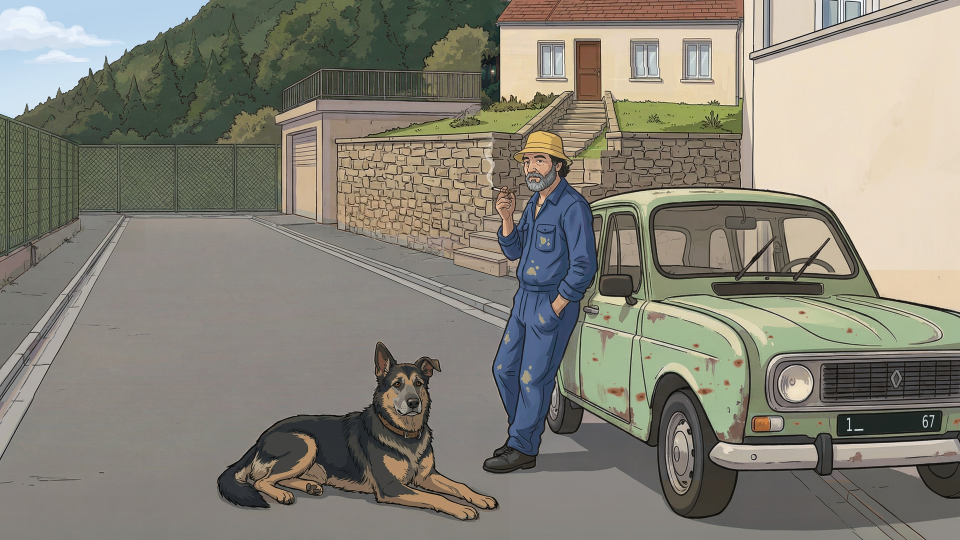
#> input picture assets/storyboards/a-valider/p02/p02-v26-maison-parallele.png, 1920 x 1080 px (shown at 1/2 size)
$ python p02_v27.py
#> lines starting #> are read from the running program, lines starting #| are printed output that depends on the picture; pictures that were not available may be replaced by others from this repository, and a replacement may not be noted
### tools/p02_v10.py
#!/usr/bin/env python3
"""P02 v10 = la v9 avec les deux rectifications demandées le 15/10 après la v8 (écartée) :

  « la colline était beaucoup trop basse il va falloir rectifier — le jardin qui fait colline alors qu'il est au
    même niveau que la terrasse juste un poil plus bas »

1. colline : nettement plus haute que dans la v8 (la crête part du bord gauche vers le tiers supérieur et sort par
   le haut de l'image au-dessus de la terrasse) ; il reste un coin de ciel bleu en haut à gauche — le bleu de la
   retouche (trop saturé, cyan) est ramené à celui du ciel de P01, son vert à celui de la colline de la v9 ;
2. jardin : PLAT, au niveau de la terrasse du garage (juste un peu plus bas), tenu par un haut mur de soutènement
   en pierre le long du trottoir ; l'escalier part du trottoir, monte tout droit jusqu'à la porte de la maison et
   coupe le jardin en deux moitiés (pelouse et arbustes).

Méthode : retouches IA sur des recadrages de la v9 (p02/work/v10-ia-colline-2.png — v10-ia-colline.png, 1er essai
écarté : crête encore trop basse à gauche, jusqu'au grillage ; v10-ia-jardin-2.png, faite avec la disposition de
l'escalier de la v8 comme modèle — v10-ia-jardin.png, 1er essai écarté : escalier en biais tout à droite, jardin pas
coupé en deux) ; le jardin est recalé sur la v9 (ECC, agrandissement de 0,9 %) ; collage par
coupe de graphe (p02_v8.coupe_graphe) ; Jeannot et la 4L de la v9 restent au pixel près.
3. pied du mur : sous le nouveau mur restaient l'ancien pilier, la grille de l'ancien portail et des marches de la v9
   (x ≈ 880–1010, y ≈ 400–565, à gauche de Jeannot) ; retouche IA v10-ia-pied.png (recadrage x 620–1260,
   y 330–690 ×2 de la composition 1+2) : le mur descend jusqu'au trottoir et les premières marches de l'escalier
   partent du trottoir ; seule cette zone est collée (coupe de graphe), après recalage et accord des couleurs sur
   le mur actuel (ses pierres sortaient plus jaunes).

Contrôle obligatoire (bleu du ciel de P01 : --palette P01) :
  python3 tools/controle_retouche.py p02-v9-lumiere.png p02-v10-colline-jardin.png \\
      --zones "<voir ZONES affichées>" --plan P02 --sortie p02-v10-controle.jpg \\
      --palette assets/storyboards/a-valider/p01/p01-v33-net.png

Usage : python3 tools/p02_v10.py [SORTIE] [--coupes IMG]
"""
import sys
from pathlib import Path

import cv2
import numpy as np
from PIL import Image

sys.path.insert(0, str(Path(__file__).resolve().parent))
import p02_v6  # noqa: E402  (silhouette de Jeannot)
import p02_v7  # noqa: E402  (silhouette de la 4L)
import p02_v8  # noqa: E402  (coupe de graphe, zones sûres du ciel)

ROOT = Path(__file__).resolve().parents[1]
DOSSIER = ROOT / "assets/storyboards/a-valider/p02"
TRAVAIL = DOSSIER / "work"
SRC = DOSSIER / "p02-v9-lumiere.png"
V5 = DOSSIER / "p02-v5-plaque-rouille.png"
SORTIE = DOSSIER / "p02-v10-colline-jardin.png"

CC = (0, 0, 1067, 600)          # recadrage « colline »
CJ = (620, 0, 1508, 500)        # recadrage « jardin »
PORTE = (1112, 62, 1172, 194)   # porte de la maison au haut de l'escalier (nouvelle)
CP = (620, 330, 1260, 690)      # recadrage « pied du mur »
P01 = ROOT / "assets/storyboards/a-valider/p01/p01-v33-net.png"
P01_CIEL = (880, 0, 1920, 330)  # ciel de P01 v33 (modèle du bleu)
PIERRES = (680, 360, 870, 462)  # pierres du mur, identiques en dessin dans la composition et la retouche du pied
TROTTOIR = (700, 515, 880, 560) # trottoir au pied du mur, identique dans les deux


def charger(nom, rc):
    x0, y0, x1, y1 = rc
    return np.asarray(Image.open(TRAVAIL / nom).convert("RGB").resize((x1 - x0, y1 - y0), Image.LANCZOS))


# [13 lines left out: function recaler, not called in this run]


def silhouettes(v9):
    v5 = np.asarray(Image.open(V5).convert("RGB"))
    jeannot = np.zeros(v9.shape[:2], bool)
    for nom, fichier, rc, ret, boite in p02_v6.PERSOS:
        if nom == "jeannot":
            x0, y0, x1, y1 = rc
            _, nouvelle = p02_v6.masque(v5[y0:y1, x0:x1], p02_v6.charger(fichier, rc, ret), boite)
            jeannot[y0:y1, x0:x1] = nouvelle
    return jeannot, p02_v7.silhouette_4l(v9)


# [128 lines left out: functions graines_jardin, couleurs_colline, graines_pied, _transfert, accorder, main, not called in this run]


# [2 lines that do not run on import are left out]

### tools/p02_v6.py
#!/usr/bin/env python3
"""P02 v6 = la v5 avec la 3e paire de correctifs de la liste (avis du 14/10 sur la v3) :

5. Jeannot comme dans P01 v33 : visage plus plein, sourcils et cheveux sombres et bouclés sous le bob, barbe
   poivre et sel, cordon au cou, bleu de travail cobalt de P01 avec quelques taches de peinture jaune-ocre
   irrégulières (au lieu des traînées ocre), bob jaune doré de P01 ;
6. Enji comme dans P01 v33 et sur sa fiche (assets/art/enji-character.png) : même pelage noir et feu (selle
   noire, pattes et poitrail feu, museau grisé, oreille pliée, collier brun), dessin plus simple, moins réaliste.

Méthode :
  - retouche IA de chaque personnage sur un recadrage de la v5 agrandi ×2 (Jeannot est donné retourné pour être
    orienté comme son modèle de P01, puis remis à l'endroit) ; résultats bruts dans p02/work/ ;
  - le résultat est ramené à la taille du recadrage (il est déjà aligné : décalage < 0,1 px, aucun recalage) ;
  - on ne colle QUE la silhouette du personnage : union de l'ancienne (v5) et de la nouvelle (IA), découpées par
    GrabCut à partir des zones nettement modifiées, l'autre personnage étant exclu par la boîte ;
  - Jeannot est ensuite recoloré matière par matière sur le Jeannot de P01 (bleu de travail, peau, bob, taches
    de peinture : moyenne et étalement Lab de la même matière dans P01, ombres gardées, poids progressifs) — la
    retouche IA avait un bleu plus clair, une peau plus rose et un bob trop pâle.
  Contrôle avec --palette P01 v33 : le bleu cobalt et le jaune doré demandés n'existent pas dans la v5.
  Tout le reste est identique à la v5 (lieux, 4L, volant, sol, plaque).

Entrées (p02/work/) : v6-entree-jeannot-miroir.png, v6-entree-enji.png (recadrages ×2 de la v5 donnés à l'IA),
ref-p01-jeannot.png, ref-p01-enji.png (modèles), v6-ia-jeannot-miroir-2.png, v6-ia-enji.png (retouches IA ;
v6-ia-jeannot-miroir.png = 1er essai écarté : bleu roi et grosses étoiles jaunes, cheveux gris).

Contrôle obligatoire :
  python3 tools/controle_retouche.py p02-v5-plaque-rouille.png p02-v6-jeannot-enji.png \\
      --zones "<voir ZONES affichées>" --plan P02 --sortie p02-v6-controle.jpg \\
      --palette assets/storyboards/a-valider/p01/p01-v33-net.png

Usage : python3 tools/p02_v6.py [SORTIE]
"""
import sys
from pathlib import Path

import cv2
import numpy as np
from PIL import Image, ImageOps
from scipy import ndimage as ndi

ROOT = Path(__file__).resolve().parents[1]
DOSSIER = ROOT / "assets/storyboards/a-valider/p02"
TRAVAIL = DOSSIER / "work"
SRC = DOSSIER / "p02-v5-plaque-rouille.png"
SORTIE = DOSSIER / "p02-v6-jeannot-enji.png"

# recadrages de la v5 (x0, y0, x1, y1) et boîte du personnage dans le recadrage (l'autre personnage en est exclu)
PERSOS = [
    # nom, retouche IA, recadrage, retournée ?, boîte
    ("enji", "v6-ia-enji.png", (420, 620, 1050, 1040), False, (15, 15, 578, 412)),
    ("jeannot", "v6-ia-jeannot-miroir-2.png", (830, 200, 1350, 980), True, (100, 25, 400, 778)),
]
P01 = ROOT / "assets/storyboards/a-valider/p01/p01-v33-net.png"
# Jeannot dans P01 v33 : recadrage, bob, bas de la tête (y) — et les mêmes repères dans P02
P01_JEANNOT = (190, 445, 380, 885)
P01_BOB = (240, 450, 340, 500)
P01_TETE_BAS = 560
P02_BOB = (1020, 240, 1160, 330)
P02_TETE_BAS = 400
# part de l'écart de clarté moyenne vers P01 (1 = clarté de P01 ; 0 = clarté de la retouche) : le bleu de P01 est
# plus sombre ; à 1 les traits paraissent moins nets sur le tissu, à 0 les bleus clairs sortent de la palette
CLARTE_P01 = 0.7


def charger(nom, recadrage, retournee):
    im = Image.open(TRAVAIL / nom).convert("RGB")
    if retournee:
        im = ImageOps.mirror(im)
    w, h = recadrage[2] - recadrage[0], recadrage[3] - recadrage[1]
    return np.asarray(im.resize((w, h), Image.LANCZOS))


def silhouette(img, boite, sur, probable, iters=6):
    """GrabCut : hors boîte = décor ; zones nettement modifiées = personnage ; leur voisinage = probable."""
    H, W = img.shape[:2]
    gc = np.full((H, W), cv2.GC_BGD, np.uint8)
    x0, y0, x1, y1 = boite
    gc[y0:y1, x0:x1] = cv2.GC_PR_BGD
    gc[probable & (gc == cv2.GC_PR_BGD)] = cv2.GC_PR_FGD
    gc[sur & (gc != cv2.GC_BGD)] = cv2.GC_FGD
    bg, fg = np.zeros((1, 65), np.float64), np.zeros((1, 65), np.float64)
    cv2.setRNGSeed(0)
    cv2.grabCut(cv2.cvtColor(img, cv2.COLOR_RGB2BGR), gc, None, bg, fg, iters, cv2.GC_INIT_WITH_MASK)
    m = ndi.binary_fill_holes((gc == cv2.GC_FGD) | (gc == cv2.GC_PR_FGD))
    n, lbl, st, _ = cv2.connectedComponentsWithStats(m.astype(np.uint8), 8)
    if n > 1:
        m = lbl == 1 + int(np.argmax(st[1:, 4]))
    return m


def masque(ref, ia, boite):
    d = np.abs(ref.astype(int) - ia.astype(int)).max(axis=2).astype(np.float32)
    d = cv2.GaussianBlur(d, (0, 0), 1.5)
    sur = cv2.erode((d > 45).astype(np.uint8), np.ones((5, 5), np.uint8)).astype(bool)
    probable = cv2.dilate((d > 25).astype(np.uint8),
                          cv2.getStructuringElement(cv2.MORPH_ELLIPSE, (31, 31))).astype(bool)
    nouvelle = silhouette(ia, boite, sur, probable)
    ancienne = silhouette(ref, boite, sur, probable)
    return nouvelle | ancienne, nouvelle


def _lab(img):
    lab = cv2.cvtColor(img, cv2.COLOR_RGB2LAB).astype(np.float32)
    return lab, lab[..., 0], lab[..., 1] - 128, lab[..., 2] - 128


def _rampe(v, a, b):
    return np.clip((v - a) / (b - a), 0, 1)


# [102 lines left out: functions matieres, silhouette_p01, vers_p01, main, not called in this run]


# [2 lines that do not run on import are left out]

### tools/p02_v7.py
#!/usr/bin/env python3
"""P02 v7 = la v6 avec la 4e paire de correctifs de la liste (avis du 14/10 sur la v3) :

7. le bout de la maison de Jeannot (bord droit) comme dans P01 : le grand pignon aveugle posé sur le trottoir
   (avec sa gouttière, sa descente d'eau et son toit) est remplacé par un haut mur de jardin crème le long du
   trottoir et, en retrait derrière, l'étage d'une maison crème aux fenêtres à encadrement blanc ;
8. la route dessinée comme dans P01 : asphalte lisse, bordures claires, caniveau le long des trottoirs.

Méthode (retouches IA brutes dans p02/work/, faites d'après P01 : ref-p01-maison-mur.png, ref-p01-route.png) :
  - maison : v7-ia-maison-miroir.png (recadrage x 1100–1920, y 0–615 donné retourné ×1,5) ; l'IA a recadré plus
    large : elle est recalée sur la 4L (affine, ECC) et rééchantillonnée directement à l'échelle de la v6
    (1 px v6 ≈ 1,02 px IA : pas d'agrandissement) ; la coupe avec la v6 suit le bord droit du mur de pierre de
    l'escalier (x ≈ 1486) et contourne par la gauche le bout de gouttière et le coin du toit de l'ancien pignon
    (chemin de coût minimal là où les deux images se ressemblent le plus) ; la 4L de la v6 est gardée telle
    quelle (silhouette GrabCut) ;
  - route : v7-ia-route.png (recadrage x 0–1020, y 400–1080, ×1,5 ; déjà aligné) ; seul le SOL est collé (masques
    du sol de p02_v4 : chaussée, trottoirs, bordures) ; Enji et Jeannot de la v6 sont exclus (silhouettes de
    p02_v6).
  Tout le reste est identique à la v6.

Contrôle obligatoire :
  python3 tools/controle_retouche.py p02-v6-jeannot-enji.png p02-v7-maison-route.png \\
      --zones "<voir ZONES affichées>" --plan P02 --sortie p02-v7-controle.jpg

Usage : python3 tools/p02_v7.py [SORTIE] [--seam IMG]
"""
import sys
from pathlib import Path

import cv2
import numpy as np
from PIL import Image, ImageOps
from scipy import ndimage as ndi

sys.path.insert(0, str(Path(__file__).resolve().parent))
import p02_v4  # noqa: E402  (masques du sol)
import p02_v6  # noqa: E402  (silhouettes d'Enji et de Jeannot)

ROOT = Path(__file__).resolve().parents[1]
DOSSIER = ROOT / "assets/storyboards/a-valider/p02"
TRAVAIL = DOSSIER / "work"
SRC = DOSSIER / "p02-v6-jeannot-enji.png"
V3 = DOSSIER / "p02-v3-cul-de-sac.png"
V5 = DOSSIER / "p02-v5-plaque-rouille.png"
SORTIE = DOSSIER / "p02-v7-maison-route.png"

CM = (1100, 0, 1920, 615)        # recadrage « maison » de la v6
CR = (0, 400, 1020, 1080)        # recadrage « route » de la v6
# recalage de l'IA maison : départ (trouvé à l'échelle du recadrage) et zone de la 4L (v6, y 400–615)
W_DEPART = np.array([[0.7031, 0.0088, -7.07], [-0.0013, 0.6968, 165.25]], np.float32)
# coupe maison/v6 : bande de recherche et contraintes (la gouttière et le coin du toit doivent passer côté IA)
BANDE = (1400, 1492)
BOTTES = (975, 880, 1095, 972)   # bottes de Jeannot (gardées de la v5) : ce qui n'y est pas du sol est protégé
CONTRAINTES = [((95, 170), (1400, 1438))]   # (lignes y0–y1) : x autorisés


def ia_maison():
    orig = np.asarray(ImageOps.mirror(Image.open(TRAVAIL / "v7-ia-maison-miroir.png").convert("RGB")))
    return orig


# [18 lines left out: function recaler_maison, not called in this run]


def silhouette_4l(v6):
    """La 4L dans le recadrage maison (GrabCut) : la carrosserie vert amande est sûre ; le crépi crème relié au
    haut du recadrage (sans traverser de trait) est du décor sûr."""
    x0, y0, x1, y1 = CM
    c = v6[y0:y1, x0:x1]
    lab = cv2.cvtColor(c, cv2.COLOR_RGB2LAB).astype(np.float32)
    L, A, B = lab[..., 0], lab[..., 1] - 128, lab[..., 2] - 128
    H, W = L.shape
    menthe = cv2.erode(((A < -6) & (L > 90)).astype(np.uint8), np.ones((3, 3), np.uint8)).astype(bool)
    menthe[:330, :] = False
    clair = (L > 150) & (np.abs(A) < 10)
    n, lbl = cv2.connectedComponents(clair.astype(np.uint8), connectivity=4)
    haut = set(np.unique(lbl[:300][clair[:300]]))
    decor = np.isin(lbl, list(haut - {0})) & clair
    gc = np.full((H, W), cv2.GC_PR_BGD, np.uint8)
    gc[330:, :] = cv2.GC_PR_FGD
    gc[decor] = cv2.GC_BGD
    gc[:300, :] = cv2.GC_BGD
    gc[menthe] = cv2.GC_FGD
    gc[540:, 120:] = cv2.GC_FGD          # bas du recadrage à droite de Jeannot : la 4L
    bg, fg = np.zeros((1, 65), np.float64), np.zeros((1, 65), np.float64)
    cv2.setRNGSeed(0)
    cv2.grabCut(cv2.cvtColor(c, cv2.COLOR_RGB2BGR), gc, None, bg, fg, 6, cv2.GC_INIT_WITH_MASK)
    m = ndi.binary_fill_holes((gc == cv2.GC_FGD) | (gc == cv2.GC_PR_FGD))
    # ouverture : retire les excroissances fines rattachées à tort à la 4L (bas de l'ancienne descente d'eau et
    # bord du mur de pierre au-dessus du toit) ; carrosserie, rétroviseur et montants sont bien plus épais
    m = cv2.morphologyEx(m.astype(np.uint8), cv2.MORPH_OPEN,
                         cv2.getStructuringElement(cv2.MORPH_ELLIPSE, (9, 9))).astype(bool)
    n, lbl, st, _ = cv2.connectedComponentsWithStats(m.astype(np.uint8), 8)
    if n > 1:
        m = lbl == 1 + int(np.argmax(st[1:, 4]))
    full = np.zeros(v6.shape[:2], bool)
    full[y0:y1, x0:x1] = m
    return full


# [107 lines left out: functions coupe, masque_maison, masque_route, coller, main, not called in this run]


# [2 lines that do not run on import are left out]

### tools/p02_v27.py
#!/usr/bin/env python3
"""P02 v27 / v28 = la v26 avec la maison, le jardin et la terrasse cisailés pour que le BAS DU MUR
soit parallèle à la route (avis du 16/10).

Avis 06:58 : l'utilisateur a tracé sur l'image la ligne de façade (1000,212)->(1470,217) et la ligne
de route (498,429)->(993,619) : « dis-moi en quoi ces lignes sont parallèles ? » ; avis 06:59 : « la
maison n'a pas bougé d'un pouce, toujours mal orienté… regarde le plan de la carte interactive ».

Deux variantes, publiées toutes les deux (l'utilisateur tranche) :
  A = la façade prend la pente de la LIGNE DE ROUTE pointée   (+0,3838 = +21,0°) : les deux lignes
      tracées deviennent strictement parallèles — la maison descend vers la droite ;
  B = la façade prend la pente du MUR DE SOUTÈNEMENT (la terrasse, −0,0443 ≈ −2,5°), qui est
      l'autre ligne « parallèle à la rue » de l'image et la référence citée dans les avis (« de
      face / 90°, c'est par rapport à la rue ») — la maison monte doucement vers la droite.

Le bas du mur de la v26 est à +0,0553 (pente de la v13).  La correction est un CISAILLEMENT
VERTICAL PAR COLONNE à décalage ENTIER (aucun rééchantillonnage : les pixels sont recopiés tels
quels, les verticales restent verticales, les angles entre les lignes sont conservés) — c'est le
style « projection cavalière » déjà utilisé par la v26.  Il est ancré à l'ouest (x = 1000, rien ne
bouge) et s'arrête à x = 1505 (le mur de la maison voisine ne bouge pas).

Ce qui est cisaillé : toit (tuiles), mur, fenêtres, porte, jardin (herbe), chaperon et haut des
pierres, escaliers du jardin — tout ce qui est AU-DESSUS du haut de l'avant-plan (Jeannot, la 4L,
la rue) au pixel près : l'avant-plan n'est jamais touché, il n'y a donc rien à restaurer.
Le bandeau laissé libre est comblé soit par la forêt (variante A, copie en miroir des rangées
voisines : aucun flou), soit par la maçonnerie du mur (variante B, décalage modulo le rang de
pierres) — jamais d'interpolation.

Usage : python3 tools/p02_v27.py [--variante A|B|AB] [--essai]
"""
import argparse
import sys
from pathlib import Path

import cv2
import numpy as np
from PIL import Image

sys.path.insert(0, str(Path(__file__).resolve().parent))
import p02_v10  # noqa: E402  (silhouettes de Jeannot et de la 4L)

RACINE = Path(__file__).resolve().parents[1]
DOSSIER = RACINE / "assets/storyboards/a-valider/p02"
SRC = DOSSIER / "p02-v26-maison-parallele.png"

X0, X1, RAMPE = 1000, 1505, 30
PENTE_V26 = 0.0016                  # bas du mur RÉELLEMENT peint dans la v26 (mesuré colonne par colonne :
                                    # 248 colonnes, x 1200-1470, y ≈ 205 : +0,16 %).  L'ancienne valeur 0,0553
                                    # (pente de la v13) donnait un bas du mur à 18,4° au lieu de 21,0° : la ligne
                                    # de la planche dérivait donc de 24 px — c'était la cause du refus du 16/10.
PENTE_ROUTE = 0.3838                # ligne de route pointée (498,429)->(993,619)
PENTE_MURET = -0.0443               # base du mur de soutènement (la terrasse), v13/v26
PAS_PIERRES = 40                    # hauteur d'un rang de pierres (variante B)
VARIANTES = {
    "A": dict(fichier="p02-v27-maison-pente-route.png", cible=PENTE_ROUTE,
              quoi="pente de la ligne de route pointée (+21,0°)"),
    "C": dict(fichier="p02-v29-maison-remontee-rue.png", cible=-0.12,
              quoi="remontée vers le point de fuite de la rue (330,364) — la maison suit la rue qui s'éloigne"),
    "B": dict(fichier="p02-v28-maison-pente-mur-soutenement.png", cible=PENTE_MURET,
              quoi="pente du mur de soutènement (−2,5°)"),
}


def lisse(t):
    t = min(max(t, 0.0), 1.0)
    return t * t * (3 - 2 * t)


def deplacement(x, s):
    """Décalage vertical entier de la colonne x (positif = vers le bas), nul avant X0."""
    if x < X0 or x >= X1:
        return 0
    return int(round(s * (x - X0) * lisse((x - X0) / RAMPE)))


def haut_avant_plan(V):
    """Pour chaque colonne, la première ligne de l'avant-plan (Jeannot, la 4L) — jamais touchée."""
    jeannot, car = p02_v10.silhouettes(V)
    m = ((jeannot | car).astype(np.uint8) * 255)
    m = cv2.morphologyEx(m, cv2.MORPH_CLOSE, np.ones((9, 9), np.uint8))
    m = cv2.morphologyEx(m, cv2.MORPH_OPEN, np.ones((5, 5), np.uint8))
    H, W = m.shape
    haut = np.full(W, H, np.int32)
    for x in range(X0, X1):
        col = np.where(m[:, x] > 0)[0]
        if len(col):
            haut[x] = col.min()
    haut[X0:X1] = np.minimum(haut[X0:X1], 496)          # la rue au bas de l'image : avant-plan
    # borne sûre : minimum sur ±8 colonnes, puis 2 px de marge
    h = haut.copy()
    for x in range(X0, X1):
        a, b = max(X0, x - 8), min(X1, x + 9)
        h[x] = max(1, haut[a:b].min() - 2)
    return h


FORET_BLOC = (430, 0, 985, 176)     # rectangle de forêt pure, à gauche de la maison (variante A)


def comble_foret(src, out, s):
    """Comble le bandeau libéré au-dessus du toit par la forêt voisine, copiée en miroir 2D dans
    un rectangle de forêt (aucun flou, aucune couleur nouvelle)."""
    x0, y0, x1, y1 = FORET_BLOC
    Wb, Hb = x1 - x0, y1 - y0
    for x in range(X0, X1):
        d = int(round(s * (x - X0) * lisse((x - X0) / RAMPE)))
        if d <= 0:
            continue
        ys = np.arange(d)
        u = (x - X0) % (2 * Wb)
        u = u if u < Wb else 2 * Wb - 1 - u
        v = ys % (2 * Hb)
        v = np.where(v < Hb, v, 2 * Hb - 1 - v)
        out[ys, x] = src[y0 + v, x0 + u]


def main():
    ap = argparse.ArgumentParser()
    ap.add_argument("--variante", default="AB", choices=["A", "B", "C", "AB", "C"])
    ap.add_argument("--essai", action="store_true")
    a = ap.parse_args()

    src = np.asarray(Image.open(SRC).convert("RGB"))
#> src is the input picture: shape (1080, 1920, 3); mean R, G, B 134.1, 130.8, 119.1
    H, W, _ = src.shape
    haut = haut_avant_plan(src)
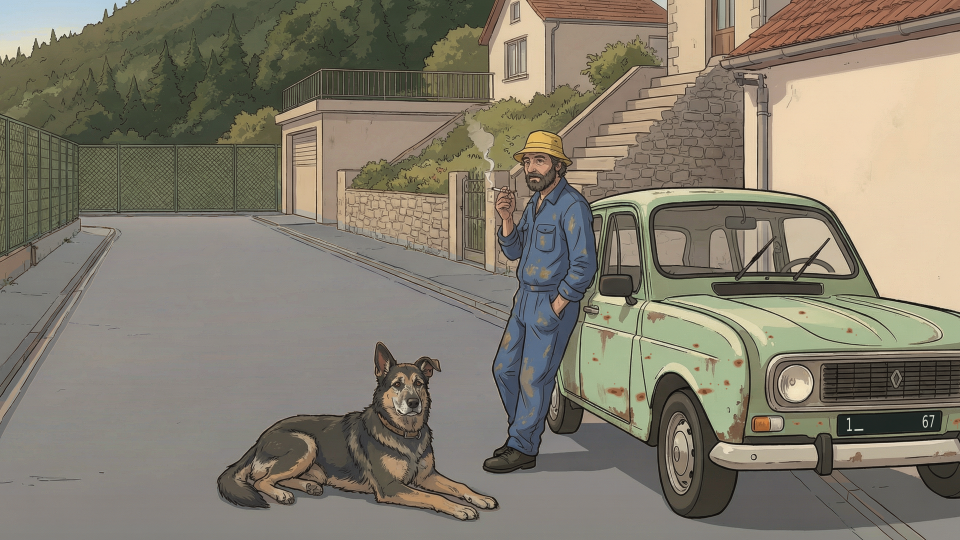
#> input picture assets/storyboards/a-valider/p02/p02-v5-plaque-rouille.png, 1920 x 1080 px (shown at 1/2 size)
#> in silhouettes, v5 is the input picture: shape (1080, 1920, 3); mean R, G, B 130.9, 124.5, 109.5
#> in silhouette_4l, `c = v6[y0:y1, x0:x1]`:
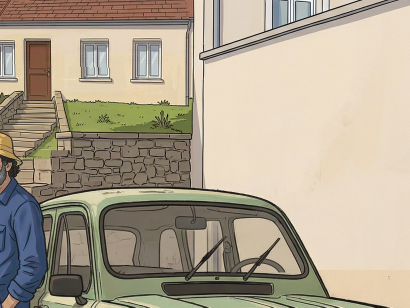
#> c: shape (615, 820, 3) (shown at 1/2 size); mean R, G, B 174.1, 163.3, 144.4
#> in silhouette_4l, `lab = cv2.cvtColor(c, cv2.COLOR_RGB2LAB).astype(np.float32)`:
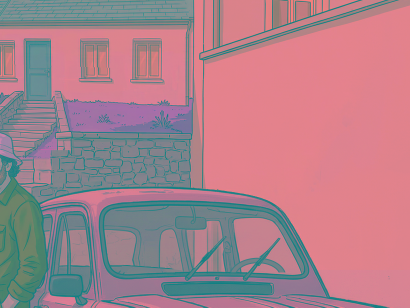
#> lab: shape (615, 820, 3) float32 (shown at 1/2 size); mean R, G, B 169.9, 128.7, 139
#> in silhouette_4l, `L, A, B = lab[..., 0], lab[..., 1] - 128, lab[..., 2] - 128`:
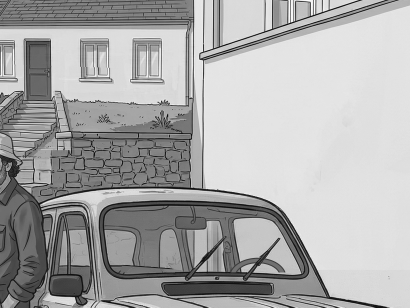
#> L: shape (615, 820) float32 (shown at 1/2 size); min 0, max 255, mean 169.9
#> in silhouette_4l, `L, A, B = lab[..., 0], lab[..., 1] - 128, lab[..., 2] - 128`:
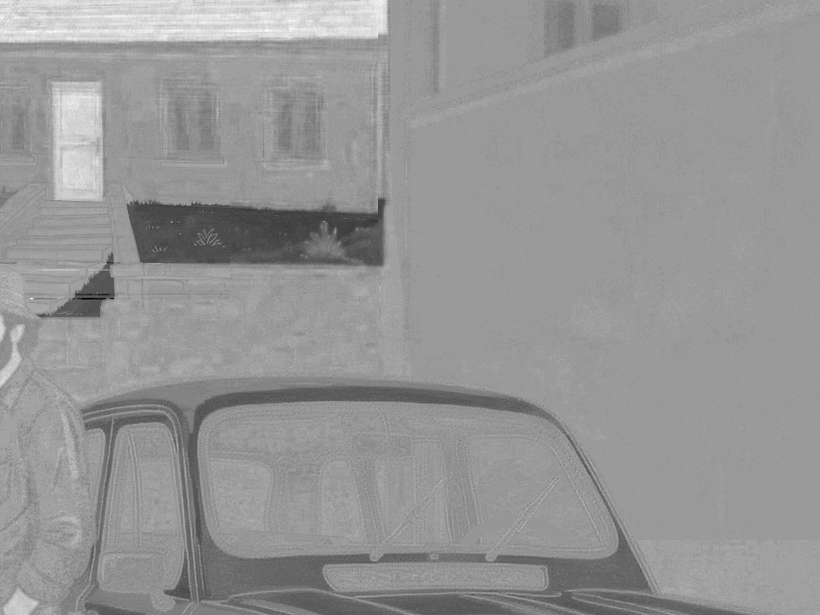
#> A: shape (615, 820) float32; min -32, max 24, mean 1; drawn with min black and max white
#> (the rest of the program and of its run is left out)
